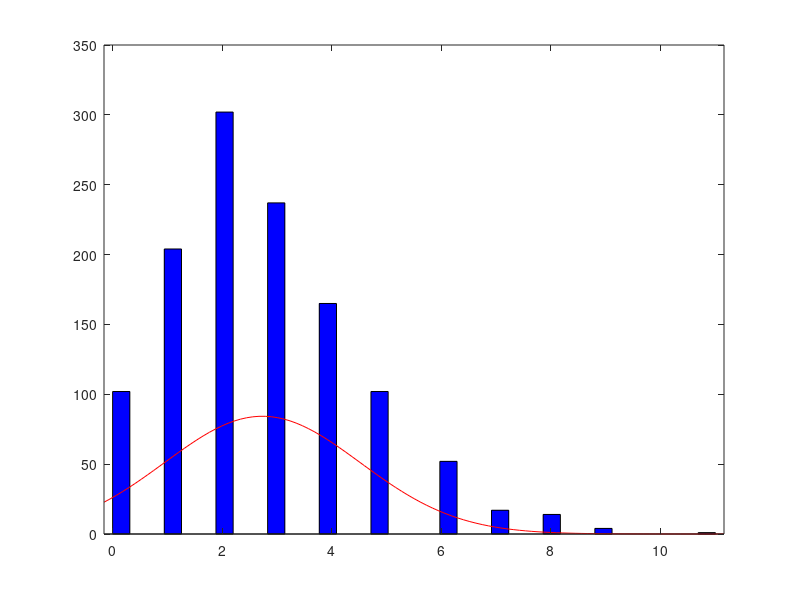

MATLAB code to generate this figure: (Note: this script raises an error after producing the figure.)
clc
clear
close all
detRand1200 = cell2mat(struct2cell(load('ObsData1200Rand.mat'))); 
det_300 = cell2mat(struct2cell(load("ObsData300Scheduler.mat")));
detRand900 = cell2mat(struct2cell(load('ObsData900Rand.mat')));
det300_3Y = cell2mat(struct2cell(load('ObsData300Scheduler3Y.mat')));
figure()
ax = gca;
de = histfit(detRand1200);
legend('Deterministic Scheduler for 5Y mission','Normal Curve, \mu = 13.4, \sigma = 3.5', fontsize = 15)
title('Histogram plot for number of Detection', 'Interpreter','latex', FontSize=15,FontWeight = 'bold')
xlabel('Number of unique planet detections', 'Interpreter','latex',FontSize=15,FontWeight = 'bold')
ylabel('Frequency of Occurance','Interpreter','latex',FontSize=15,FontWeight = 'bold')
ax.FontSize = 14;
hold on 
histfit(detRand900,5)